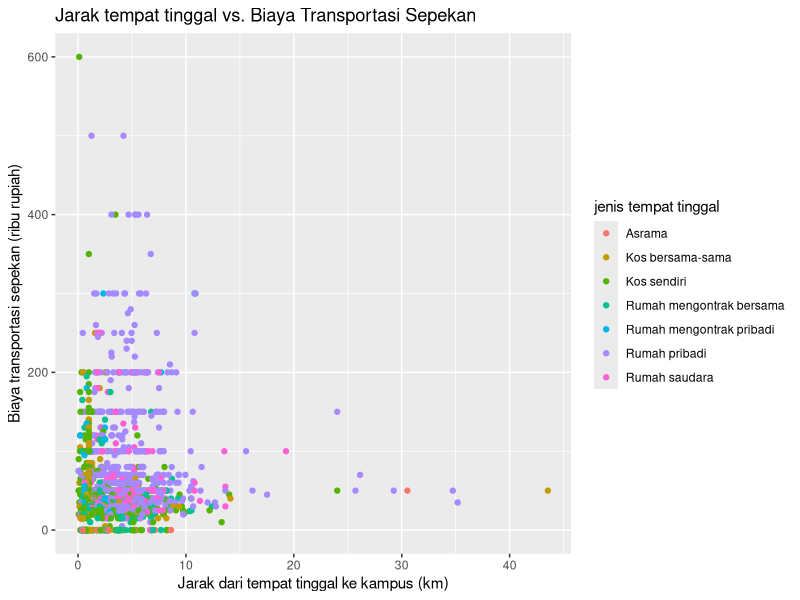
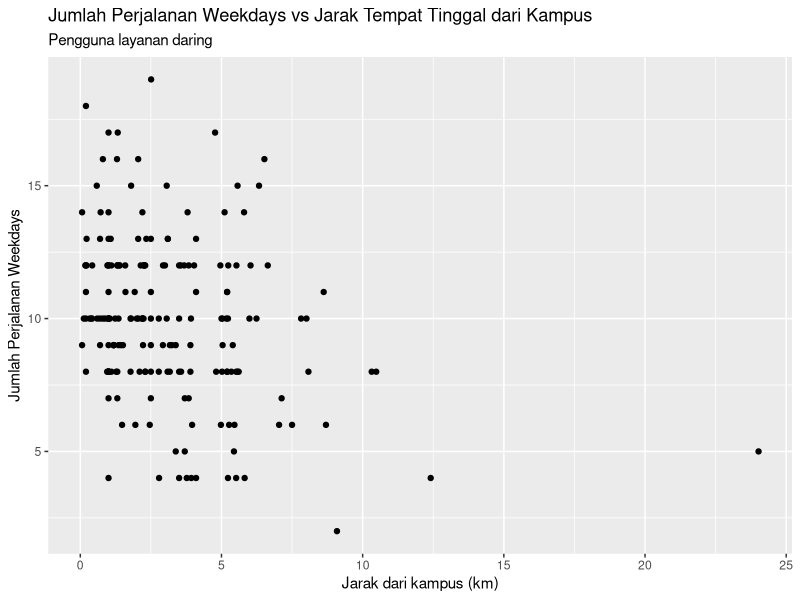

Reproduce these figures in R, in order.
## ---- chunk 1
library(tidyverse)
library(readr)
## ---- chunk 2
# Membaca data
data_mahasiswa <- read_csv2("datasets/Data Praktikum 07.csv")
## ---- chunk 3
# Membuat diagram pencar antara variabel jarak dan biaya transportasi sepekan
scatter_plot <- ggplot(data = data_mahasiswa,
                       mapping = aes(x = jarak, # variabel di sumbu X
                                     y = `biaya sepekan`)) + # variabel di sumbu Y
  geom_point(aes(color = `jenis tempat tinggal`)) + # perintah untuk menampilkan diagram pencar
  labs(title = "Jarak tempat tinggal vs. Biaya Transportasi Sepekan",
       y = "Biaya transportasi sepekan (ribu rupiah)",
       x = "Jarak dari tempat tinggal ke kampus (km)")

# Menampilkan diagram
scatter_plot
## ---- chunk 4
# Mengatur variabel x dan y
x <- data_mahasiswa$jarak
y <- data_mahasiswa$`biaya sepekan`

cor(x, y, method = "spearman")
## ---- chunk 5
# Membuat kolom jumlah perjalanan weekdays
data_mahasiswa <- data_mahasiswa |> 
  mutate(`Jumlah Perjalanan Weekdays` = rowSums(
    across(`Jumlah Perjalanan Senin`:`Jumlah Perjalanan Jumat`)
  ))
## ---- chunk 6
# Memilih responden mahasiswa pengguna angkutan daring saja
# dan membuatnya menjadi dataset baru
data_mahasiswa_online <- data_mahasiswa |> 
  filter(`kendaraan utama` == "Layanan online")
## ---- chunk 7
# Menampilkan hasil filter
data_mahasiswa_online |> 
  group_by(`kendaraan utama`) |> 
  summarize("jumlah" = n())
## ---- chunk 8
# Mengatur variabel x dan y
x <- data_mahasiswa_online$jarak
y <- data_mahasiswa_online$`Jumlah Perjalanan Weekdays`

cor(x, y, method = "pearson")
## ---- chunk 9
# Membuat diagram pencar antara variabel jumlah perjalanan weekdays dan jarak tempat tinggal pengguna online
scatter_plot <- ggplot(data = data_mahasiswa_online,
                       mapping = aes(x = jarak, # variabel di sumbu X
                                     y = `Jumlah Perjalanan Weekdays`)) + # variabel di sumbu Y
  geom_point() + # perintah untuk menampilkan diagram pencar
  labs(title = "Jumlah Perjalanan Weekdays vs Jarak Tempat Tinggal dari Kampus",
       subtitle = "Pengguna layanan daring",
       y = "Jumlah Perjalanan Weekdays",
       x = "Jarak dari kampus (km)")

# Menampilkan scatter plot
scatter_plot
